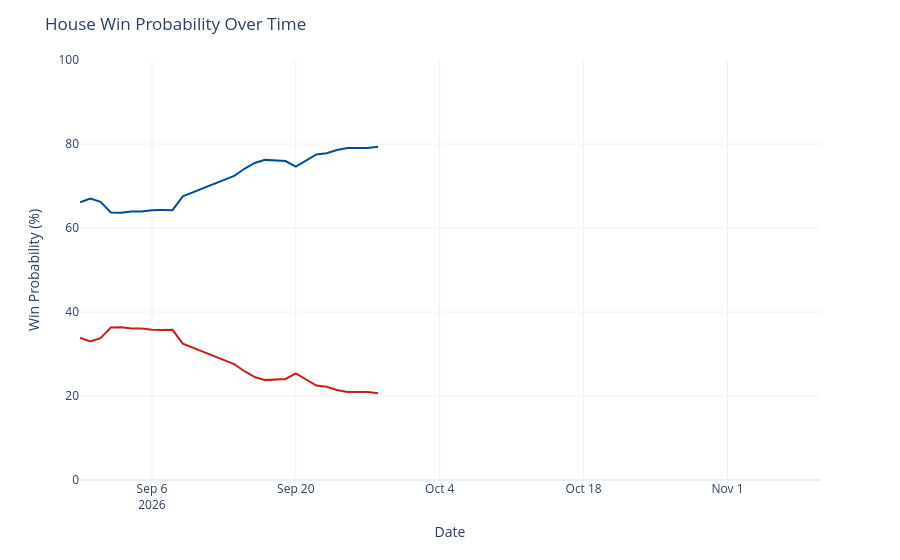

The notebook cell saved with this chart:
### Code cell
chance_over_time = output_ts[(output_ts['geo'] == 'US House') &
                             (output_ts['type'] == 'chance')]
chance_over_time['rep_chance'] = chance_over_time['y'].map(lambda x: 100 - x)
chance_over_time = chance_over_time.rename({'y': 'Democrats', 'rep_chance': 'Republicans'}, axis=1)
chance_time_ser = px.line(chance_over_time, x='date', y=['Democrats', 'Republicans'], template='plotly_white',
                         color_discrete_map={'Democrats': '#004b97', 'Republicans': '#c71e1d'},)
chance_time_ser.update_traces(hovertemplate="%{y:.1f}%")
chance_time_ser.update_layout(
    xaxis=dict(range=[pd.to_datetime('2026-08-30'), pd.to_datetime('2026-11-10')]),
    yaxis=dict(range=[0, 100]),
    xaxis_title='Date',
    yaxis_title='Win Probability (%)',
    title=dict(text="House Win Probability Over Time"),
    hovermode="x",
    showlegend=False
)
chance_time_ser

### Figure 1 — Plotly figure (JSON) as saved in the notebook; plotly's stock layout.template omitted (floating-point values rounded to 4 significant figures)
{"data": [{"hovertemplate": "%{y:.1f}%", "legendgroup": "Democrats", "line": {"color": "#004b97", "dash": "solid"}, "marker": {"symbol": "circle"}, "mode": "lines", "name": "Democrats", "orientation": "v", "showlegend": true, "type": "scatter", "x": ["2026-08-30", "2026-08-31", "2026-09-01", "2026-09-02", "2026-09-03", "2026-09-04", "2026-09-05", "2026-09-06", "2026-09-07", "2026-09-08", "2026-09-09", "2026-09-14", "2026-09-15", "2026-09-16", "2026-09-17", "2026-09-18", "2026-09-19", "2026-09-20", "2026-09-21", "2026-09-22", "2026-09-23", "2026-09-24", "2026-09-25", "2026-09-26", "2026-09-27", "2026-09-28"], "xaxis": "x", "y": [66.12, 67.02, 66.25, 63.69, 63.65, 63.91, 63.91, 64.23, 64.27, 64.25, 67.54, 72.39, 74.1, 75.49, 76.22, 76.08, 75.94, 74.59, 76.12, 77.51, 77.78, 78.58, 79.05, 79.05, 79.05, 79.34], "yaxis": "y"}, {"hovertemplate": "%{y:.1f}%", "legendgroup": "Republicans", "line": {"color": "#c71e1d", "dash": "solid"}, "marker": {"symbol": "circle"}, "mode": "lines", "name": "Republicans", "orientation": "v", "showlegend": true, "type": "scatter", "x": ["2026-08-30", "2026-08-31", "2026-09-01", "2026-09-02", "2026-09-03", "2026-09-04", "2026-09-05", "2026-09-06", "2026-09-07", "2026-09-08", "2026-09-09", "2026-09-14", "2026-09-15", "2026-09-16", "2026-09-17", "2026-09-18", "2026-09-19", "2026-09-20", "2026-09-21", "2026-09-22", "2026-09-23", "2026-09-24", "2026-09-25", "2026-09-26", "2026-09-27", "2026-09-28"], "xaxis": "x", "y": [33.88, 32.98, 33.75, 36.31, 36.35, 36.09, 36.09, 35.77, 35.73, 35.75, 32.46, 27.61, 25.9, 24.51, 23.78, 23.92, 24.06, 25.41, 23.88, 22.49, 22.22, 21.42, 20.95, 20.95, 20.95, 20.66], "yaxis": "y"}], "layout": {"hovermode": "x", "legend": {"title": {"text": "variable"}, "tracegroupgap": 0}, "margin": {"t": 60}, "showlegend": false, "title": {"text": "House Win Probability Over Time"}, "xaxis": {"anchor": "y", "domain": [0, 1], "range": ["2026-08-30T00:00:00", "2026-11-10T00:00:00"], "title": {"text": "Date"}}, "yaxis": {"anchor": "x", "domain": [0, 1], "range": [0, 100], "title": {"text": "Win Probability (%)"}}}}
